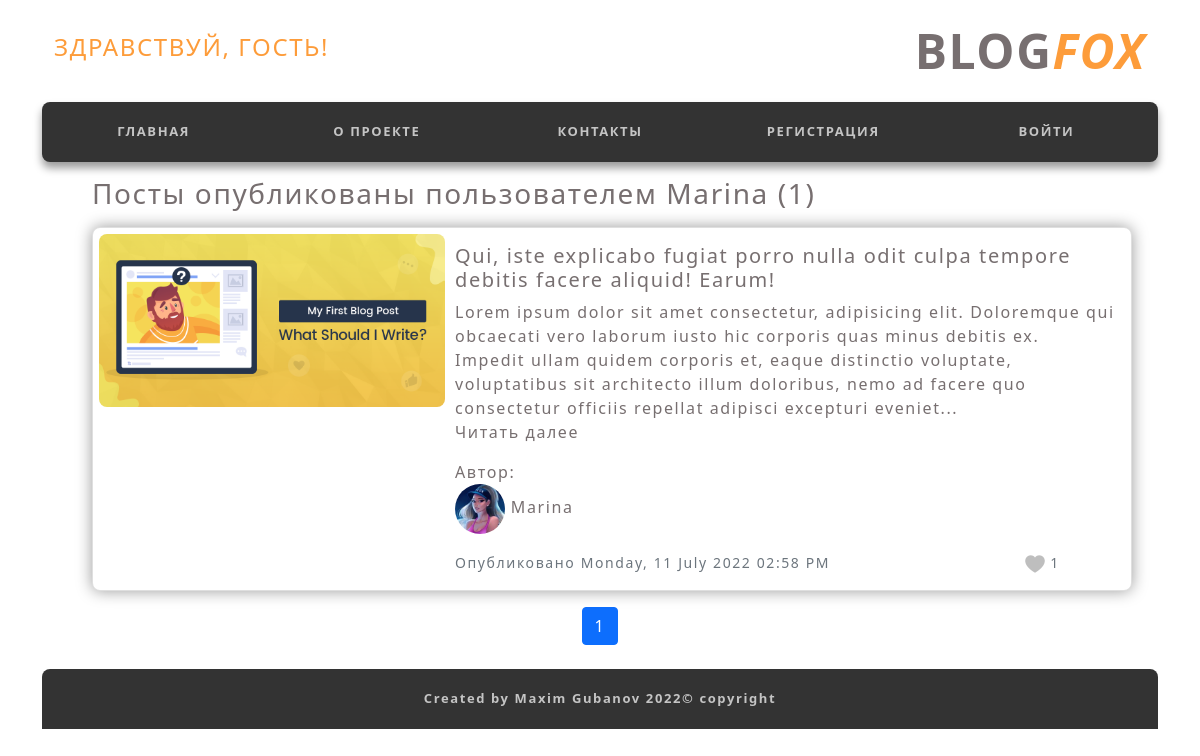
Before: /user/Marina with the older database file.
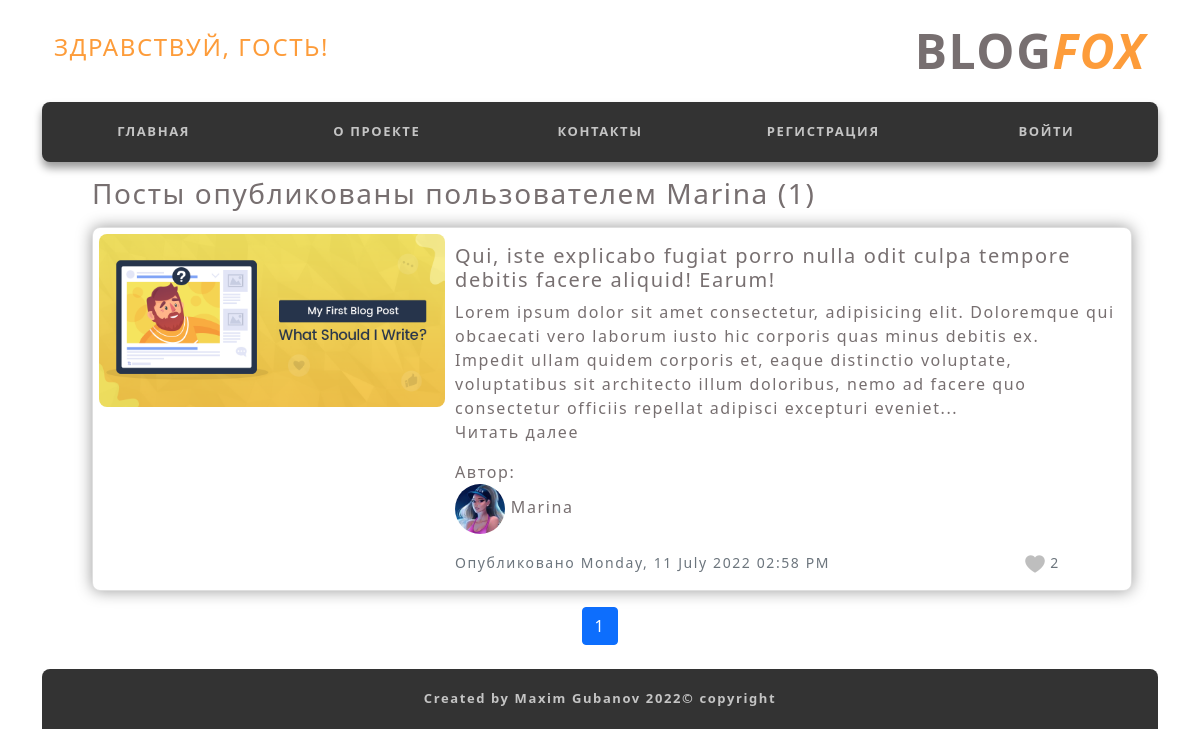
After: the same page with the newer database file.
### flask_Gubanov_project/models.py (models this page shows, shortened)
class User(db.Model, UserMixin):
    id = db.Column(db.Integer, primary_key=True)
    username = db.Column(db.String(20), unique=True, nullable=False)
    email = db.Column(db.String(120), unique=True, nullable=False)
    image_file = db.Column(db.String(20), nullable=False, default='default.png')
    password = db.Column(db.String(60), nullable=False)
    posts = db.relationship('Post', backref='author', lazy=True)

class Post(db.Model):
    id = db.Column(db.Integer, primary_key=True)
    title = db.Column(db.String(100), nullable=False)
    date_posted = db.Column(db.DateTime, nullable=False, default=datetime.utcnow)
    content = db.Column(db.Text, nullable=False)
    user_id = db.Column(db.Integer, db.ForeignKey('user.id'), nullable=False)
    total_likes = db.Column(db.Integer, nullable=True, default=0)
    likes = db.relationship('Like', backref='like')
    post_image = db.Column(db.String(20), nullable=False, default='post_default_img.png')
    comments = db.relationship('Comment', backref='post')

### flask_Gubanov_project/users/routes.py (the view)
@users.route("/user/<string:username>")
def user_posts(username):
    page = request.args.get('page', 1, type=int)
    user = User.query.filter_by(username=username).first_or_404()
    posts = Post.query.filter_by(author=user).order_by(Post.date_posted.desc()).paginate(page=page, per_page=5)
    return render_template('user_posts.html', posts=posts, user=user)

### flask_Gubanov_project/templates/user_posts.html (shortened to what this page needs)
{% extends "layout.html" %}
{% block content %}
    <div class="container text-left relative_block" style="width: 1040px;">
        <h3 class="mb-3">Посты опубликованы пользователем {{ user.username }} ({{ posts.total }})</h1>
        {% for post in posts.items %}
            <div class="card mb-3">
                <div class="row g-0">
                    <div class="image col-md-4">
                        <img src="{{ url_for('static', filename='post_images/' + post.post_image) }}" alt="">
                    </div>
                    <div class="col-md-8">
                        <div class="card-body">
                            <h5 class="card-title"><a href="{{ url_for('posts.post', post_id=post.id) }}">{{ post.title }}</a></h5>
                            <p class="card-text">{{ post.content[:320] }}...<br><a href="{{ url_for('posts.post', post_id=post.id) }}">Читать далее</a></p>
                            <p class="card-text">Автор: <br>
                                <a href="{{ url_for('users.user_posts', username=post.author.username) }}">
                                  <img class="rounded-circle article-img" style="width: 50px; height: 50px;" src="{{ url_for('static', filename='profile_pics/' + post.author.image_file) }}">
                                  {{ post.author.username }}
                                </a>
                            </p>
                            <div class="row justify-content-between">
                                <div class="col-10">
                                  <p class="card-text"><small class="text-muted">Опубликовано {{ post.date_posted.strftime('%A, %d %B %Y %I:%M %p') }}</small></p>
                                </div>
                                <div class="col-2">
                                    <div class="post_likes">
                                      <small class="text-muted">
                                        <img src="{{ url_for('static', filename='images/like_mini.png') }}" alt="like">
                                        {{ post.total_likes }}
                                      </small>
                                    </div>
                                </div>
                            </div>
                        </div>
                    </div>
                </div>
            </div>
        {% endfor %}
    </div>
    <div class="container text-center">
        {% for page_num in posts.iter_pages(left_edge=1, right_edge=1, left_current=1, right_current=2) %}
            {% if page_num %}
                {% if posts.page == page_num %}
                    <a class="btn btn-primary mb-4" href="{{ url_for('users.user_posts', username=user.username, page=page_num) }}">{{ page_num }}</a>
                {% else %}
                    <a class="btn btn-outline-success mb-4" href="{{ url_for('users.user_posts', username=user.username, page=page_num) }}">{{ page_num }}</a>
                {% endif %}
                {% else %}
                ...
                {% endif %}
        {% endfor %}
    </div>
{% endblock content %}

### flask_Gubanov_project/templates/layout.html (shortened to what this page needs)
<!DOCTYPE html>
<html lang="ru">
    <head>
        <link href="https://cdn.jsdelivr.net/npm/bootstrap@5.0.1/dist/css/bootstrap.min.css" rel="stylesheet">
    </head>
    <body>
        {% include "inc-header.html" %}
        {% block content %}{% endblock content %}
        {% include "inc-footer.html" %}
    </body>
</html>

### flask_Gubanov_project/templates/inc-header.html (shortened to what this page needs)
<header class="header">
        <div class="container">
            <div class="top-block block row justify-content-between text-uppercase">
                <div class="top-block_logo col text-left">
                    {% if current_user.is_authenticated %}
                        <h4>Привет, {{ current_user.username }}!</h4>
                    {% else %}
                        <h4>Здравствуй, гость!</h4>
                    {% endif %}
                </div>
                <div class="top-block_mobile-contact col">blog<span>fox</span></div>
            </div>
            <nav class="navigator">
                <div class="nav_items block bg row text-uppercase">
                    <div class="nav_item col"><a href="{{ url_for('main.home') }}" class="nav_link"><span>главная</span></a></div>
                    <div class="nav_item col"><a href="#" class="nav_link"><span>о проекте</span></a></div>
                    <div class="nav_item col"><a href="#" class="nav_link"><span>контакты</span></a></div>
                        {% if current_user.is_authenticated %}
                            <div class="nav_item col"><a href="{{ url_for('posts.allpost') }}" class="nav_link"><span>все посты</span></a></div>
                            <div class="nav_item col-1">
                                <a href="{{ url_for('posts.allpost') }}" class="nav_link">
                                    <img class="rounded-circle account-img" style="width: 50px; height: 50px; border: 2px solid rgb(210, 210, 210);" src="{{ url_for('static', filename='profile_pics/' + current_user.image_file)}}" alt="">
                                </a>
                            </div>
                        {% else %}
                            <div class="nav_item col"><a href="{{ url_for('users.register') }}" class="nav_link" id="linkReg_"><span>регистрация</span></a></div>
                            <div class="nav_item col"><a href="{{ url_for('users.login') }}" class="nav_link"><span>войти</span></a></div>
                        {% endif %}
                </div>
            </nav>
        </div>
</header>

### flask_Gubanov_project/templates/inc-footer.html
        <footer>
            <div class="container">
                <div class="bg bg--border-top text-center">
                    <a href="https://vk.com/max.gubanov" class="footer_my_link"><span>Created by Maxim Gubanov 2022</span></a>
                    <span> &copy; copyright</span>
                </div>
            </div>
        </footer>

### flask_Gubanov_project/templates/inc-general-style.html (style rules this page uses)
a { text-decoration: none; color: inherit; }
body { letter-spacing: 0.1rem; color: #776f70; }
.block { margin: 15px 0 15px 0; }
.bg { height: 60px; background-color: #333333; display: flex; justify-content: center; align-items: center; font-size: small; font-weight: 600; color: #c4c4c4; }
.top-block { align-items: center; font-size: x-large; font-weight: 600; }
.top-block_logo { color: #fd9c3a; }
.top-block_mobile-contact { text-align: end; font-size: 48px; font-weight: 800; }
.top-block_mobile-contact span { color: #fd9c3a; font-style: italic; }
.nav_items { height: 60px; border-radius: 8px; box-shadow: 0 6px 8px rgba(0, 0, 0, 0.4); }
.nav_item { display: flex; justify-content: center; align-items: center; background-color: #333333; font-size: small; font-weight: 600; }
.nav_item span { color: #c4c4c4; }
.bg--border-top { border-radius: 8px 8px 0 0; }

### flask_Gubanov_project/templates/user_posts.html (style rules this page uses)
.image img { margin: 6px; width: 100%; border-radius: 8px; }
.card { width: 1040px; border-radius: 8px; box-shadow: 0 0 16px rgba(0, 0, 0, 0.4); }

Changed rows visible on the page:
changed Post "Marina": total_likes "1" → "2"
